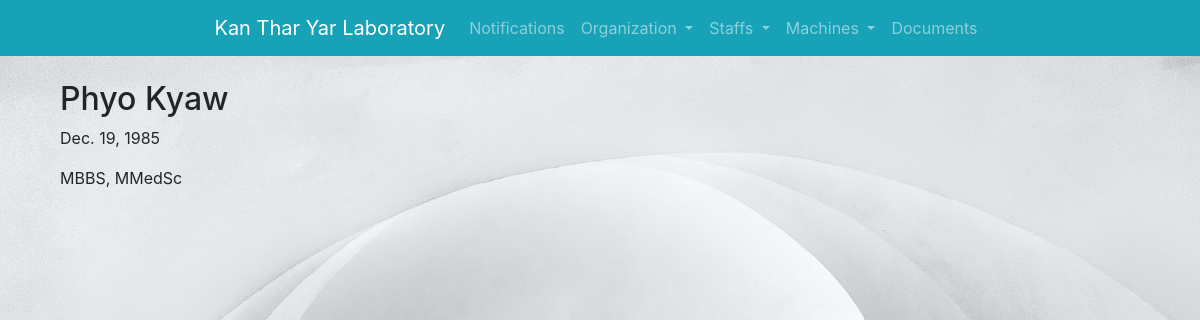
The app's page /liststaff/phyokyaw/ with its own data.
### check/models.py (models this page shows, shortened)
class Staffs(models.Model):
    name = models.CharField(max_length=50)
    birthday = models.DateField(null=True, blank=True)
    nrc = models.CharField(max_length=20, blank=True)
    weight = models.CharField(max_length=20, blank=True)
    height = models.CharField(max_length=20, blank=True)
    birthplace = models.CharField(max_length=50, blank=True)
    education = models.TextField(blank=True)
    experience = models.TextField(blank=True)
    appoint_date = models.DateField(null=True, blank=True)
    photo = models.ImageField(upload_to='img', blank=True)
    phone = models.CharField(max_length=50, blank=True)
    marital = models.CharField(max_length=20, blank=True)
    address = models.TextField(blank=True)
    author = models.ForeignKey(User, default=None, on_delete=models.CASCADE,)
    slug = models.SlugField(max_length = 250, null = True, blank = True)
    class Profile(models.Model):
        date_of_birth = models.DateField()

### check/views.py (the view)
# urls.py: path('liststaff/<slug:slug>/', views.detail_staff,  name="detail_staff"),
def detail_staff(request, slug):
    staffs = Staffs.objects.get(slug=slug)
    return render(request, 'check/detail_staff.html', { 'staffs': staffs })

### check/templates/check/detail_staff.html (shortened to what this page needs)
{% extends 'base_layout.html' %}
{% block content %}
<div class="container">
        <h2>{{ staffs.name }}</h2>
        <p>{{ staffs.birthday }}</p>
        <p>{{ staffs.education }}</p>
</div>
{% endblock %}

### assets/styles.css (style rules this page uses)
body { background-color: #0f121f; background-image: url('/static/feathers.jpg'); background-repeat-y: no-repeat; background-size: cover; color: #fff; }

### records on screen
Staffs: name "Phyo Kyaw", birthday "Dec. 19, 1985", education "MBBS, MMedSc"
